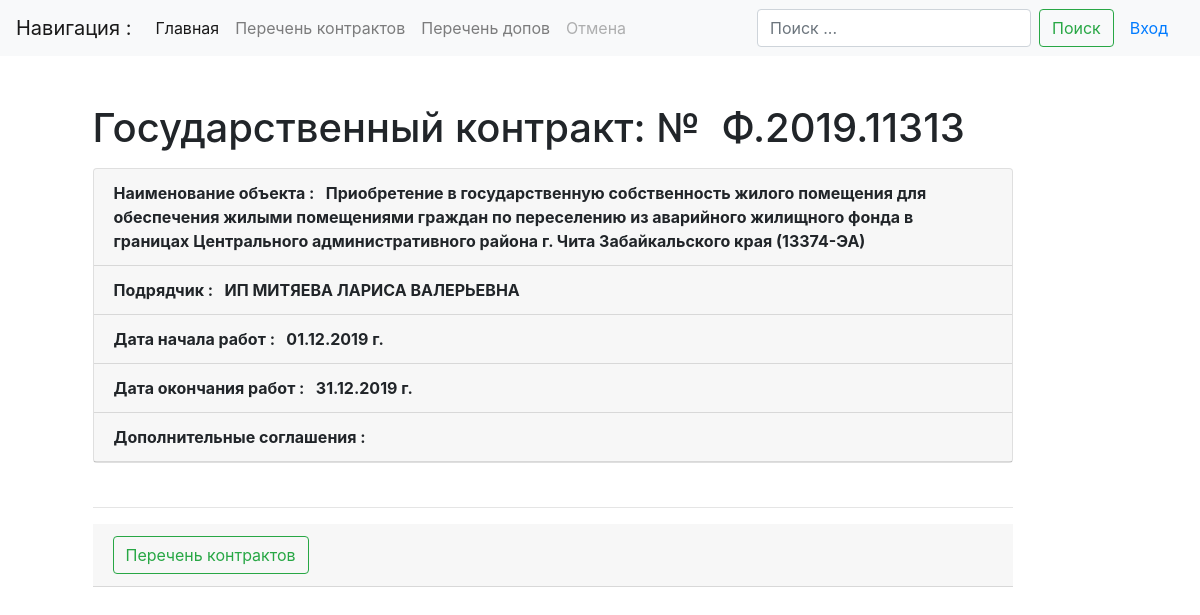
Screenshot of /list/detail/2/ with the database file from the repository.
### main/models.py (models this page shows, shortened)
class Reestr(models.Model):
    num_izv = models.CharField(max_length=20, db_index=True, verbose_name='Номер извещения', default='-')
    nc_contract = models.CharField(max_length=30, db_index=True, verbose_name='Номер карточки контракта',
                                   default='-')
    num_contract = models.CharField(max_length=20, db_index=True, verbose_name='Номер контракта', default='-')
    name_object = models.CharField(max_length=500, db_index=True, verbose_name='Наименование объекта закупки',
                                   default='-')
    type_doc = models.ForeignKey(TypeDoc, on_delete=models.DO_NOTHING, verbose_name='Документ', default='-')
    y_contract = models.CharField(max_length=4, verbose_name='Год ввода', default='1970')
    nmck = models.FloatField(max_length=50, verbose_name='НМЦ')
    c_contract = models.FloatField(max_length=50, verbose_name='Цена контракта')
    econom = models.FloatField(max_length=50, verbose_name='Экономия')
    proc_econom = models.FloatField(max_length=6, verbose_name='Процент экономии')
    ini_contract = models.ForeignKey(Initiator, on_delete=models.DO_NOTHING, verbose_name='Инициатор', default='-')
    uch_contract = models.CharField(max_length=200, db_index=True, verbose_name='Участник', default='-')
    in_contract = models.CharField(max_length=10, null=True, verbose_name='Дата подписания контракта')
    in_work = models.CharField(max_length=10, null=True, verbose_name='Дата начала работ')
    out_work = models.CharField(max_length=10, null=True, verbose_name='Дата окончания работ')
    stat_contract = models.ForeignKey(Status_Contract, on_delete=models.DO_NOTHING, verbose_name='Статус', default='-')
    work_contract = models.BooleanField('В работе')
    failures = models.BooleanField('Срыв сроков')
    executed = models.BooleanField('Исполнен')
    data_stamp = models.DateTimeField(auto_now_add=True)
    class Meta:
        verbose_name = "Госконтракт"
        verbose_name_plural = "Госконтракты"
        ordering = ('y_contract', 'num_contract',)  # сортировка

### main/views.py (the view)
# urls.py: path('list/detail/<int:pk>/', ContractDetail.as_view(), name='contract-detail'),
class ContractDetail(DetailView):
    model = Reestr
    def get_context_data(self, **kwargs):
        context = super().get_context_data(**kwargs)
        d_today = datetime.date.today()
        context['d_today'] = d_today
        context['summ_ost'] = 666
        objkey = self.kwargs.get('pk', None)
        c_num = Reestr.objects.filter(work_contract=True, type_doc=1, id=objkey)
        context['dops'] = Reestr.objects.filter(work_contract=True, type_doc=2, num_contract=c_num)
        return context

### templates/main/reestr_detail.html (shortened to what this page needs)
{% extends "base.html" %}
{% load crispy_forms_tags %}
{% block content %}
    <h1 class="mb-3">Государственный контракт: № &nbsp;{{ reestr.num_contract }}</h1>
        <div class="card mb-1">
            <p class="card-header"><strong>Наименование объекта : &nbsp; {{ reestr.name_object }}</strong></p>
            <p class="card-header"><strong>Подрядчик : &nbsp; {{ reestr.uch_contract }} </strong></p>
            <p class="card-header"><strong>Дата начала работ : &nbsp; {{ reestr.in_work }} г.</strong></p>
            <p class="card-header"><strong>Дата окончания работ : &nbsp; {{ reestr.out_work }} г.</strong></p>
            <p class="card-header"><strong>Дополнительные соглашения :</strong></p>
        </div><br><hr>
    <div class="card-header">
        <div class="row">
            <div class="col-md-4"><a href="{% url 'contract-list' %}" class="btn btn-outline-success my-2 my-sm-0" aria-disabled="true">Перечень контрактов</a></div>
        </div>
    </div>
{% endblock content %}

### rows the page displays
Reestr: num_contract "Ф.2019.11313", name_object "Приобретение в государственную собственность жилого помещения для обеспечения жилыми помещениями граждан по переселению из аварийного жилищного фонда в границах Центрального административного района г. Чита Забайкальского края (13374-ЭА)", uch_contract "ИП МИТЯЕВА ЛАРИСА ВАЛЕРЬЕВНА", in_work "01.12.2019", out_work "31.12.2019"
